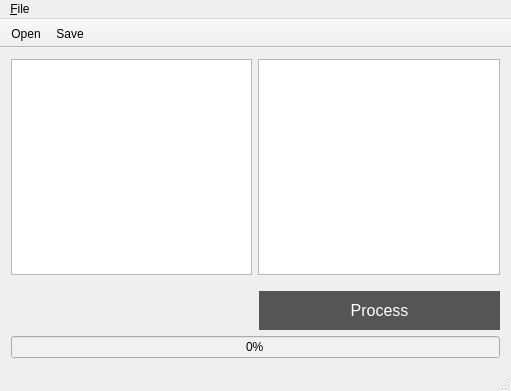
<?xml version="1.0" encoding="UTF-8"?>
<ui version="4.0">
 <class>MainWindow</class>
 <widget class="QMainWindow" name="MainWindow">
  <property name="geometry">
   <rect>
    <x>0</x>
    <y>0</y>
    <width>511</width>
    <height>391</height>
   </rect>
  </property>
  <property name="windowTitle">
   <string>SOM image processing</string>
  </property>
  <property name="windowIcon">
   <iconset resource="icons.qrc">
    <normaloff>:/images/icon/favicon.ico</normaloff>:/images/icon/favicon.ico</iconset>
  </property>
  <widget class="QWidget" name="centralWidget">
   <property name="autoFillBackground">
    <bool>false</bool>
   </property>
   <layout class="QGridLayout" name="gridLayout">
    <item row="0" column="0">
     <layout class="QVBoxLayout" name="verticalLayout">
      <item>
       <layout class="QHBoxLayout" name="horizontalLayout">
        <item>
         <widget class="QGraphicsView" name="graphicsView">
          <property name="enabled">
           <bool>true</bool>
          </property>
         </widget>
        </item>
        <item>
         <widget class="QGraphicsView" name="graphicsView_2"/>
        </item>
       </layout>
      </item>
      <item>
       <spacer name="verticalSpacer">
        <property name="orientation">
         <enum>Qt::Vertical</enum>
        </property>
        <property name="sizeType">
         <enum>QSizePolicy::Fixed</enum>
        </property>
        <property name="sizeHint" stdset="0">
         <size>
          <width>20</width>
          <height>10</height>
         </size>
        </property>
       </spacer>
      </item>
      <item>
       <layout class="QHBoxLayout" name="horizontalLayout_2">
        <item>
         <widget class="QLabel" name="label">
          <property name="styleSheet">
           <string notr="true">    color: #555555;
    padding: 10px;
    text-align: center;
    font-size: 16px;</string>
          </property>
          <property name="text">
           <string/>
          </property>
         </widget>
        </item>
        <item>
         <widget class="QPushButton" name="pushButton">
          <property name="styleSheet">
           <string notr="true">    background-color: #555555;
    border: none;
    color: white;
    padding: 10px;
    text-align: center;
    text-decoration: none;
    font-size: 16px;</string>
          </property>
          <property name="text">
           <string>Process</string>
          </property>
         </widget>
        </item>
       </layout>
      </item>
     </layout>
    </item>
    <item row="1" column="0">
     <widget class="QProgressBar" name="progressBar">
      <property name="enabled">
       <bool>true</bool>
      </property>
      <property name="autoFillBackground">
       <bool>false</bool>
      </property>
      <property name="styleSheet">
       <string notr="true">QProgressBar {
	color: #000;
    background-color: #f1f1f1;
	text-align: center;
}

QProgressBar::chunk {
	color: #fff;
    background-color: #4CAF50;
}</string>
      </property>
      <property name="value">
       <number>0</number>
      </property>
      <property name="textVisible">
       <bool>true</bool>
      </property>
     </widget>
    </item>
   </layout>
  </widget>
  <widget class="QMenuBar" name="menuBar">
   <property name="geometry">
    <rect>
     <x>0</x>
     <y>0</y>
     <width>511</width>
     <height>25</height>
    </rect>
   </property>
   <widget class="QMenu" name="menuFile">
    <property name="title">
     <string>&amp;File</string>
    </property>
    <addaction name="actionOpen"/>
    <addaction name="actionSave"/>
   </widget>
   <addaction name="menuFile"/>
  </widget>
  <widget class="QStatusBar" name="statusBar"/>
  <widget class="QToolBar" name="toolBar">
   <property name="enabled">
    <bool>true</bool>
   </property>
   <property name="windowTitle">
    <string>toolBar</string>
   </property>
   <property name="movable">
    <bool>false</bool>
   </property>
   <property name="floatable">
    <bool>true</bool>
   </property>
   <attribute name="toolBarArea">
    <enum>TopToolBarArea</enum>
   </attribute>
   <attribute name="toolBarBreak">
    <bool>false</bool>
   </attribute>
   <addaction name="actionOpen"/>
   <addaction name="actionSave"/>
  </widget>
  <action name="actionOpen">
   <property name="icon">
    <iconset resource="icons.qrc">
     <normaloff>:/images/icon/open.png</normaloff>:/images/icon/open.png</iconset>
   </property>
   <property name="text">
    <string>&amp;Open</string>
   </property>
   <property name="shortcut">
    <string>Ctrl+O</string>
   </property>
  </action>
  <action name="actionSave">
   <property name="icon">
    <iconset resource="icons.qrc">
     <normaloff>:/images/icon/save.png</normaloff>:/images/icon/save.png</iconset>
   </property>
   <property name="text">
    <string>&amp;Save</string>
   </property>
   <property name="shortcut">
    <string>Ctrl+S</string>
   </property>
  </action>
 </widget>
 <layoutdefault spacing="6" margin="11"/>
 <resources>
  <include location="icons.qrc"/>
 </resources>
 <connections/>
</ui>
